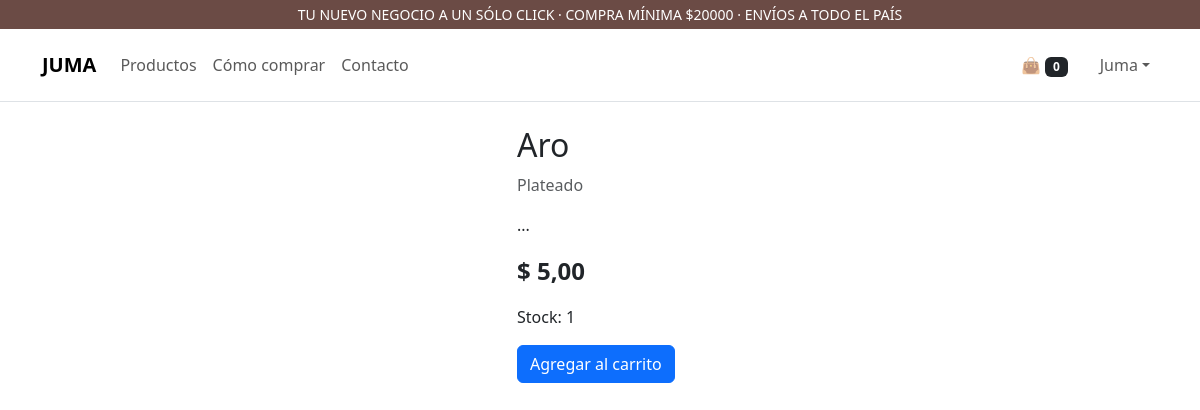
The app's page /producto/aro/ (signed in) with its own data.
### core/models.py (models this page shows, shortened)
class Producto(models.Model):
    categoria = models.ForeignKey('Categoria', on_delete=models.SET_NULL, null=True, related_name='productos')
    nombre = models.CharField(max_length=150)
    descripcion = models.TextField(blank=True)
    precio = models.DecimalField(max_digits=10, decimal_places=2, validators=[MinValueValidator(Decimal('0.00'))])
    stock = models.PositiveIntegerField(default=0)
    imagen = models.ImageField(upload_to='productos/', blank=True, null=True)
    activo = models.BooleanField(default=True)
    slug = models.SlugField(unique=True)
    class Meta: ordering = ["nombre"]

class Categoria(models.Model):
    nombre = models.CharField(max_length=100, unique=True)
    descripcion = models.TextField(blank=True, null=True)
    slug = models.SlugField(unique=True)
    class Meta: ordering = ["nombre"]
    def __str__(self): return self.nombre

### core/views.py (the view)
# urls.py: path('producto/<slug:slug>/', views.ProductoDetailView.as_view(), name='producto_detalle'),
class ProductoDetailView(DetailView):
    model = Producto
    template_name = "core/product_detail.html"
    context_object_name = "producto"
    slug_field = "slug"
    slug_url_kwarg = "slug"

### core/cart.py (called while the page is built)
    def __len__(self): return sum(int(i["quantity"]) for i in self.cart.values())

### core/context_processors.py (called while the page is built)
def cart_count(request):
    try:
        return {'cart_count': len(Cart(request))}
    except Exception:
        return {'cart_count': 0}

### templates/core/product_detail.html
{% extends "core/base.html" %}
{% block content %}
<div class="row">
  <div class="col-md-5">{% if producto.imagen %}<img src="{{ producto.imagen.url }}" class="img-fluid rounded">{% endif %}</div>
  <div class="col-md-7">
    <h2>{{ producto.nombre }}</h2>
    <p class="text-muted">{{ producto.categoria }}</p>
    <p>{{ producto.descripcion }}</p>
    <p class="fs-4 fw-bold">$ {{ producto.precio }}</p>
    <p>Stock: {{ producto.stock }}</p>
    <a href="{% url 'carrito_agregar' pk=producto.id %}" class="btn btn-primary">Agregar al carrito</a>
  </div>
</div>
{% endblock %}

### templates/core/base.html (shortened to what this page needs)
{% load static %}
<!doctype html>
<html lang="es">
<head>
  <link rel="stylesheet" href="https://cdn.jsdelivr.net/npm/bootstrap@5.3.3/dist/css/bootstrap.min.css">
  <link rel="stylesheet" href="{% static 'core/site.css' %}">
</head>
<body>
  <div class="bg-brown text-white small py-1 text-center">
    TU NUEVO NEGOCIO A UN SÓLO CLICK · COMPRA MÍNIMA $20000 · ENVÍOS A TODO EL PAÍS
  </div>
  <nav class="navbar navbar-expand-lg bg-white border-bottom">
    <div class="container py-2">
      <a class="navbar-brand fw-bold" href="/">JUMA</a>
      <div class="collapse navbar-collapse" id="nav">
        <ul class="navbar-nav me-auto mb-2 mb-lg-0">
          <li class="nav-item"><a class="nav-link" href="{% url 'catalogo' %}">Productos</a></li>
          <li class="nav-item"><a class="nav-link" href="{% url 'como_comprar' %}">Cómo comprar</a></li>
          <li class="nav-item"><a class="nav-link" href="{% url 'contacto' %}">Contacto</a></li>
        </ul>
        <ul class="navbar-nav">
          <li class="nav-item me-3"><a class="nav-link" href="{% url 'carrito_detalle' %}">👜 <span class="badge bg-dark">{{ cart_count }}</span></a></li>
          {% if request.user.is_authenticated %}
          <li class="nav-item dropdown">
            <a class="nav-link dropdown-toggle" href="#" role="button" data-bs-toggle="dropdown">{{ request.user.username }}</a>
          </li>
          {% else %}
            <li class="nav-item"><a class="nav-link" href="{% url 'login' %}">Ingresar</a></li>
            <li class="nav-item"><a class="nav-link" href="{% url 'registrar' %}">Crear cuenta</a></li>
          {% endif %}
        </ul>
      </div>
    </div>
  </nav>
  <main class="container my-4">
    {% block content %}{% endblock %}
  </main>
</body>
</html>

### static/core/site.css (style rules this page uses)
.bg-brown { background:#6b4b45 }

### records on screen
Producto: nombre "Aro", categoria "Plateado", descripcion "...", precio "5,00", stock "1"

### other values on screen
{{ cart_count }} "0"
{{ request.user.username }} "Juma"
